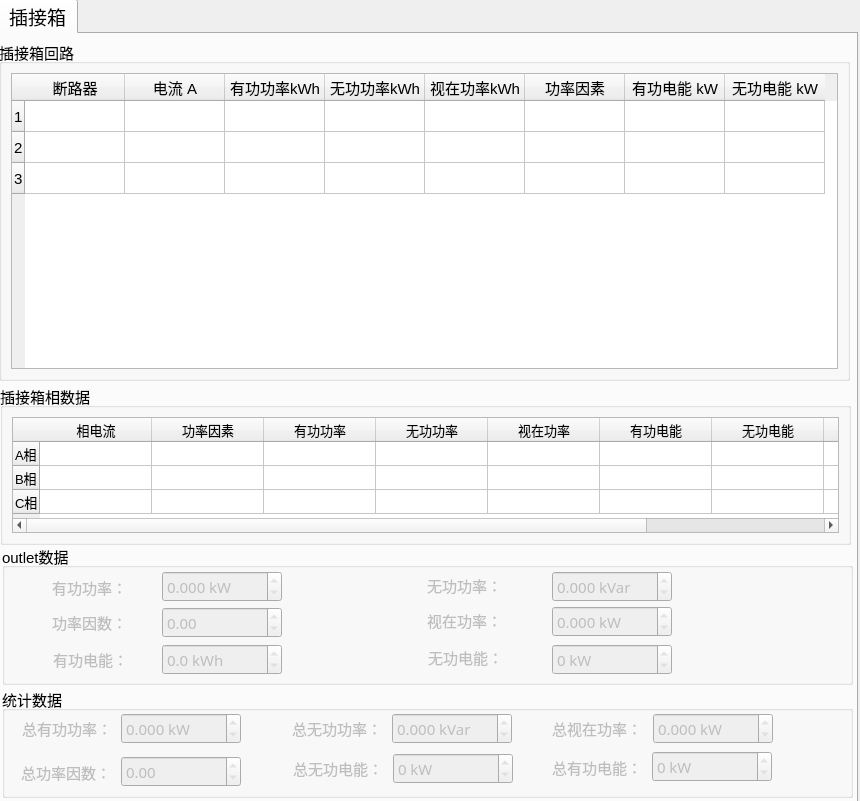
<?xml version="1.0" encoding="UTF-8"?>
<ui version="4.0">
 <class>box_ui</class>
 <widget class="QWidget" name="box_ui">
  <property name="geometry">
   <rect>
    <x>0</x>
    <y>0</y>
    <width>860</width>
    <height>801</height>
   </rect>
  </property>
  <property name="windowTitle">
   <string>Form</string>
  </property>
  <widget class="QTabWidget" name="tabWidget">
   <property name="geometry">
    <rect>
     <x>-3</x>
     <y>-1</y>
     <width>861</width>
     <height>830</height>
    </rect>
   </property>
   <property name="font">
    <font>
     <pointsize>14</pointsize>
    </font>
   </property>
   <property name="currentIndex">
    <number>0</number>
   </property>
   <widget class="QWidget" name="tab">
    <attribute name="title">
     <string>插接箱</string>
    </attribute>
    <widget class="QGroupBox" name="groupBox_8">
     <property name="geometry">
      <rect>
       <x>3</x>
       <y>653</y>
       <width>851</width>
       <height>111</height>
      </rect>
     </property>
     <property name="font">
      <font>
       <pointsize>11</pointsize>
      </font>
     </property>
     <property name="title">
      <string>统计数据</string>
     </property>
     <widget class="QLabel" name="cur_unbal_5">
      <property name="enabled">
       <bool>false</bool>
      </property>
      <property name="geometry">
       <rect>
        <x>370</x>
        <y>162</y>
        <width>135</width>
        <height>31</height>
       </rect>
      </property>
      <property name="minimumSize">
       <size>
        <width>0</width>
        <height>31</height>
       </size>
      </property>
      <property name="maximumSize">
       <size>
        <width>135</width>
        <height>16777215</height>
       </size>
      </property>
      <property name="font">
       <font>
        <family>微软雅黑</family>
        <pointsize>11</pointsize>
       </font>
      </property>
      <property name="layoutDirection">
       <enum>Qt::RightToLeft</enum>
      </property>
      <property name="autoFillBackground">
       <bool>false</bool>
      </property>
      <property name="text">
       <string>总视在电能：</string>
      </property>
      <property name="alignment">
       <set>Qt::AlignRight|Qt::AlignTrailing|Qt::AlignVCenter</set>
      </property>
     </widget>
     <widget class="QLabel" name="vol_unbal_5">
      <property name="enabled">
       <bool>false</bool>
      </property>
      <property name="geometry">
       <rect>
        <x>261</x>
        <y>66</y>
        <width>120</width>
        <height>31</height>
       </rect>
      </property>
      <property name="minimumSize">
       <size>
        <width>0</width>
        <height>31</height>
       </size>
      </property>
      <property name="font">
       <font>
        <family>微软雅黑</family>
        <pointsize>11</pointsize>
       </font>
      </property>
      <property name="layoutDirection">
       <enum>Qt::RightToLeft</enum>
      </property>
      <property name="text">
       <string>总无功电能：</string>
      </property>
      <property name="alignment">
       <set>Qt::AlignRight|Qt::AlignTrailing|Qt::AlignVCenter</set>
      </property>
     </widget>
     <widget class="QLabel" name="label_127">
      <property name="enabled">
       <bool>false</bool>
      </property>
      <property name="geometry">
       <rect>
        <x>250</x>
        <y>26</y>
        <width>130</width>
        <height>31</height>
       </rect>
      </property>
      <property name="minimumSize">
       <size>
        <width>0</width>
        <height>31</height>
       </size>
      </property>
      <property name="font">
       <font>
        <family>微软雅黑</family>
        <pointsize>11</pointsize>
       </font>
      </property>
      <property name="layoutDirection">
       <enum>Qt::RightToLeft</enum>
      </property>
      <property name="text">
       <string>总无功功率：</string>
      </property>
      <property name="alignment">
       <set>Qt::AlignRight|Qt::AlignTrailing|Qt::AlignVCenter</set>
      </property>
     </widget>
     <widget class="QDoubleSpinBox" name="totalReacEle">
      <property name="enabled">
       <bool>false</bool>
      </property>
      <property name="geometry">
       <rect>
        <x>391</x>
        <y>66</y>
        <width>120</width>
        <height>31</height>
       </rect>
      </property>
      <property name="minimumSize">
       <size>
        <width>120</width>
        <height>31</height>
       </size>
      </property>
      <property name="font">
       <font>
        <family>微软雅黑</family>
        <pointsize>11</pointsize>
       </font>
      </property>
      <property name="alignment">
       <set>Qt::AlignLeading|Qt::AlignLeft|Qt::AlignVCenter</set>
      </property>
      <property name="readOnly">
       <bool>true</bool>
      </property>
      <property name="buttonSymbols">
       <enum>QAbstractSpinBox::UpDownArrows</enum>
      </property>
      <property name="suffix">
       <string> kW</string>
      </property>
      <property name="decimals">
       <number>0</number>
      </property>
      <property name="maximum">
       <double>100.000000000000000</double>
      </property>
     </widget>
     <widget class="QLabel" name="label_128">
      <property name="enabled">
       <bool>false</bool>
      </property>
      <property name="geometry">
       <rect>
        <x>510</x>
        <y>26</y>
        <width>130</width>
        <height>31</height>
       </rect>
      </property>
      <property name="minimumSize">
       <size>
        <width>0</width>
        <height>31</height>
       </size>
      </property>
      <property name="font">
       <font>
        <family>微软雅黑</family>
        <pointsize>11</pointsize>
       </font>
      </property>
      <property name="layoutDirection">
       <enum>Qt::RightToLeft</enum>
      </property>
      <property name="text">
       <string>总视在功率：</string>
      </property>
      <property name="alignment">
       <set>Qt::AlignRight|Qt::AlignTrailing|Qt::AlignVCenter</set>
      </property>
     </widget>
     <widget class="QDoubleSpinBox" name="totalPA">
      <property name="enabled">
       <bool>false</bool>
      </property>
      <property name="geometry">
       <rect>
        <x>651</x>
        <y>26</y>
        <width>120</width>
        <height>31</height>
       </rect>
      </property>
      <property name="minimumSize">
       <size>
        <width>120</width>
        <height>31</height>
       </size>
      </property>
      <property name="font">
       <font>
        <family>微软雅黑</family>
        <pointsize>11</pointsize>
       </font>
      </property>
      <property name="alignment">
       <set>Qt::AlignLeading|Qt::AlignLeft|Qt::AlignVCenter</set>
      </property>
      <property name="readOnly">
       <bool>true</bool>
      </property>
      <property name="buttonSymbols">
       <enum>QAbstractSpinBox::UpDownArrows</enum>
      </property>
      <property name="suffix">
       <string> kW</string>
      </property>
      <property name="decimals">
       <number>3</number>
      </property>
      <property name="maximum">
       <double>100000000.000000000000000</double>
      </property>
     </widget>
     <widget class="QLabel" name="label_129">
      <property name="enabled">
       <bool>false</bool>
      </property>
      <property name="geometry">
       <rect>
        <x>9</x>
        <y>26</y>
        <width>101</width>
        <height>31</height>
       </rect>
      </property>
      <property name="minimumSize">
       <size>
        <width>0</width>
        <height>31</height>
       </size>
      </property>
      <property name="font">
       <font>
        <family>微软雅黑</family>
        <pointsize>11</pointsize>
       </font>
      </property>
      <property name="layoutDirection">
       <enum>Qt::RightToLeft</enum>
      </property>
      <property name="text">
       <string>总有功功率：</string>
      </property>
      <property name="alignment">
       <set>Qt::AlignRight|Qt::AlignTrailing|Qt::AlignVCenter</set>
      </property>
     </widget>
     <widget class="QDoubleSpinBox" name="powAct">
      <property name="enabled">
       <bool>false</bool>
      </property>
      <property name="geometry">
       <rect>
        <x>119</x>
        <y>26</y>
        <width>120</width>
        <height>31</height>
       </rect>
      </property>
      <property name="minimumSize">
       <size>
        <width>120</width>
        <height>31</height>
       </size>
      </property>
      <property name="font">
       <font>
        <family>微软雅黑</family>
        <pointsize>11</pointsize>
       </font>
      </property>
      <property name="alignment">
       <set>Qt::AlignLeading|Qt::AlignLeft|Qt::AlignVCenter</set>
      </property>
      <property name="readOnly">
       <bool>true</bool>
      </property>
      <property name="buttonSymbols">
       <enum>QAbstractSpinBox::UpDownArrows</enum>
      </property>
      <property name="suffix">
       <string> kW</string>
      </property>
      <property name="decimals">
       <number>3</number>
      </property>
      <property name="maximum">
       <double>100000000.000000000000000</double>
      </property>
     </widget>
     <widget class="QDoubleSpinBox" name="powReact">
      <property name="enabled">
       <bool>false</bool>
      </property>
      <property name="geometry">
       <rect>
        <x>390</x>
        <y>26</y>
        <width>120</width>
        <height>31</height>
       </rect>
      </property>
      <property name="minimumSize">
       <size>
        <width>120</width>
        <height>31</height>
       </size>
      </property>
      <property name="font">
       <font>
        <family>微软雅黑</family>
        <pointsize>11</pointsize>
       </font>
      </property>
      <property name="alignment">
       <set>Qt::AlignLeading|Qt::AlignLeft|Qt::AlignVCenter</set>
      </property>
      <property name="readOnly">
       <bool>true</bool>
      </property>
      <property name="buttonSymbols">
       <enum>QAbstractSpinBox::UpDownArrows</enum>
      </property>
      <property name="suffix">
       <string> kVar</string>
      </property>
      <property name="decimals">
       <number>3</number>
      </property>
      <property name="maximum">
       <double>100000000.000000000000000</double>
      </property>
     </widget>
     <widget class="QDoubleSpinBox" name="totalPf">
      <property name="enabled">
       <bool>false</bool>
      </property>
      <property name="geometry">
       <rect>
        <x>119</x>
        <y>69</y>
        <width>120</width>
        <height>31</height>
       </rect>
      </property>
      <property name="minimumSize">
       <size>
        <width>120</width>
        <height>31</height>
       </size>
      </property>
      <property name="font">
       <font>
        <family>微软雅黑</family>
        <pointsize>11</pointsize>
       </font>
      </property>
      <property name="alignment">
       <set>Qt::AlignLeading|Qt::AlignLeft|Qt::AlignVCenter</set>
      </property>
      <property name="readOnly">
       <bool>true</bool>
      </property>
      <property name="buttonSymbols">
       <enum>QAbstractSpinBox::UpDownArrows</enum>
      </property>
      <property name="decimals">
       <number>2</number>
      </property>
      <property name="maximum">
       <double>1.000000000000000</double>
      </property>
     </widget>
     <widget class="QDoubleSpinBox" name="totalEleact_2">
      <property name="enabled">
       <bool>false</bool>
      </property>
      <property name="geometry">
       <rect>
        <x>160</x>
        <y>147</y>
        <width>120</width>
        <height>31</height>
       </rect>
      </property>
      <property name="minimumSize">
       <size>
        <width>120</width>
        <height>31</height>
       </size>
      </property>
      <property name="font">
       <font>
        <family>微软雅黑</family>
        <pointsize>11</pointsize>
       </font>
      </property>
      <property name="alignment">
       <set>Qt::AlignLeading|Qt::AlignLeft|Qt::AlignVCenter</set>
      </property>
      <property name="readOnly">
       <bool>true</bool>
      </property>
      <property name="buttonSymbols">
       <enum>QAbstractSpinBox::UpDownArrows</enum>
      </property>
      <property name="suffix">
       <string> kWh</string>
      </property>
      <property name="decimals">
       <number>1</number>
      </property>
      <property name="maximum">
       <double>10000000000000000.000000000000000</double>
      </property>
     </widget>
     <widget class="QDoubleSpinBox" name="curUnbal_2">
      <property name="enabled">
       <bool>false</bool>
      </property>
      <property name="geometry">
       <rect>
        <x>550</x>
        <y>162</y>
        <width>120</width>
        <height>31</height>
       </rect>
      </property>
      <property name="minimumSize">
       <size>
        <width>120</width>
        <height>31</height>
       </size>
      </property>
      <property name="font">
       <font>
        <family>微软雅黑</family>
        <pointsize>11</pointsize>
       </font>
      </property>
      <property name="alignment">
       <set>Qt::AlignLeading|Qt::AlignLeft|Qt::AlignVCenter</set>
      </property>
      <property name="readOnly">
       <bool>true</bool>
      </property>
      <property name="buttonSymbols">
       <enum>QAbstractSpinBox::UpDownArrows</enum>
      </property>
      <property name="suffix">
       <string> kW</string>
      </property>
      <property name="decimals">
       <number>0</number>
      </property>
      <property name="maximum">
       <double>100.000000000000000</double>
      </property>
     </widget>
     <widget class="QLabel" name="label_130">
      <property name="enabled">
       <bool>false</bool>
      </property>
      <property name="geometry">
       <rect>
        <x>8</x>
        <y>70</y>
        <width>101</width>
        <height>31</height>
       </rect>
      </property>
      <property name="minimumSize">
       <size>
        <width>0</width>
        <height>31</height>
       </size>
      </property>
      <property name="font">
       <font>
        <family>微软雅黑</family>
        <pointsize>11</pointsize>
       </font>
      </property>
      <property name="layoutDirection">
       <enum>Qt::RightToLeft</enum>
      </property>
      <property name="text">
       <string>总功率因数：</string>
      </property>
      <property name="alignment">
       <set>Qt::AlignRight|Qt::AlignTrailing|Qt::AlignVCenter</set>
      </property>
     </widget>
     <widget class="QLabel" name="label_131">
      <property name="enabled">
       <bool>false</bool>
      </property>
      <property name="geometry">
       <rect>
        <x>25</x>
        <y>147</y>
        <width>101</width>
        <height>31</height>
       </rect>
      </property>
      <property name="minimumSize">
       <size>
        <width>0</width>
        <height>31</height>
       </size>
      </property>
      <property name="font">
       <font>
        <family>微软雅黑</family>
        <pointsize>11</pointsize>
       </font>
      </property>
      <property name="layoutDirection">
       <enum>Qt::RightToLeft</enum>
      </property>
      <property name="text">
       <string>总有功电能：</string>
      </property>
      <property name="alignment">
       <set>Qt::AlignRight|Qt::AlignTrailing|Qt::AlignVCenter</set>
      </property>
     </widget>
     <widget class="QDoubleSpinBox" name="totalEle">
      <property name="enabled">
       <bool>false</bool>
      </property>
      <property name="geometry">
       <rect>
        <x>650</x>
        <y>64</y>
        <width>120</width>
        <height>31</height>
       </rect>
      </property>
      <property name="minimumSize">
       <size>
        <width>120</width>
        <height>31</height>
       </size>
      </property>
      <property name="font">
       <font>
        <family>微软雅黑</family>
        <pointsize>11</pointsize>
       </font>
      </property>
      <property name="alignment">
       <set>Qt::AlignLeading|Qt::AlignLeft|Qt::AlignVCenter</set>
      </property>
      <property name="readOnly">
       <bool>true</bool>
      </property>
      <property name="buttonSymbols">
       <enum>QAbstractSpinBox::UpDownArrows</enum>
      </property>
      <property name="suffix">
       <string> kW</string>
      </property>
      <property name="decimals">
       <number>0</number>
      </property>
      <property name="maximum">
       <double>100.000000000000000</double>
      </property>
     </widget>
     <widget class="QLabel" name="vol_unbal_6">
      <property name="enabled">
       <bool>false</bool>
      </property>
      <property name="geometry">
       <rect>
        <x>520</x>
        <y>65</y>
        <width>120</width>
        <height>31</height>
       </rect>
      </property>
      <property name="minimumSize">
       <size>
        <width>0</width>
        <height>31</height>
       </size>
      </property>
      <property name="font">
       <font>
        <family>微软雅黑</family>
        <pointsize>11</pointsize>
       </font>
      </property>
      <property name="layoutDirection">
       <enum>Qt::RightToLeft</enum>
      </property>
      <property name="text">
       <string>总有功电能：</string>
      </property>
      <property name="alignment">
       <set>Qt::AlignRight|Qt::AlignTrailing|Qt::AlignVCenter</set>
      </property>
     </widget>
    </widget>
    <widget class="QGroupBox" name="groupBox_7">
     <property name="geometry">
      <rect>
       <x>0</x>
       <y>6</y>
       <width>851</width>
       <height>341</height>
      </rect>
     </property>
     <property name="font">
      <font>
       <pointsize>11</pointsize>
      </font>
     </property>
     <property name="title">
      <string>插接箱回路</string>
     </property>
     <layout class="QGridLayout" name="gridLayout">
      <item row="0" column="0">
       <widget class="QTableWidget" name="boxCirTab">
        <property name="sizePolicy">
         <sizepolicy hsizetype="Ignored" vsizetype="Ignored">
          <horstretch>0</horstretch>
          <verstretch>0</verstretch>
         </sizepolicy>
        </property>
        <property name="font">
         <font>
          <pointsize>11</pointsize>
         </font>
        </property>
        <property name="rowCount">
         <number>3</number>
        </property>
        <property name="columnCount">
         <number>8</number>
        </property>
        <attribute name="horizontalHeaderMinimumSectionSize">
         <number>41</number>
        </attribute>
        <attribute name="horizontalHeaderDefaultSectionSize">
         <number>100</number>
        </attribute>
        <attribute name="verticalHeaderMinimumSectionSize">
         <number>22</number>
        </attribute>
        <attribute name="verticalHeaderDefaultSectionSize">
         <number>31</number>
        </attribute>
        <row/>
        <row/>
        <row/>
        <column>
         <property name="text">
          <string>断路器</string>
         </property>
        </column>
        <column>
         <property name="text">
          <string>电流 A</string>
         </property>
        </column>
        <column>
         <property name="text">
          <string>有功功率kWh</string>
         </property>
        </column>
        <column>
         <property name="text">
          <string>无功功率kWh</string>
         </property>
        </column>
        <column>
         <property name="text">
          <string>视在功率kWh</string>
         </property>
        </column>
        <column>
         <property name="text">
          <string>功率因素</string>
         </property>
        </column>
        <column>
         <property name="text">
          <string>有功电能 kW</string>
         </property>
        </column>
        <column>
         <property name="text">
          <string>无功电能 kW</string>
         </property>
        </column>
       </widget>
      </item>
     </layout>
    </widget>
    <widget class="QGroupBox" name="groupBox_9">
     <property name="geometry">
      <rect>
       <x>3</x>
       <y>510</y>
       <width>851</width>
       <height>141</height>
      </rect>
     </property>
     <property name="font">
      <font>
       <pointsize>11</pointsize>
      </font>
     </property>
     <property name="title">
      <string>outlet数据</string>
     </property>
     <widget class="QLabel" name="vol_unbal_7">
      <property name="enabled">
       <bool>false</bool>
      </property>
      <property name="geometry">
       <rect>
        <x>381</x>
        <y>98</y>
        <width>120</width>
        <height>31</height>
       </rect>
      </property>
      <property name="minimumSize">
       <size>
        <width>0</width>
        <height>31</height>
       </size>
      </property>
      <property name="font">
       <font>
        <family>微软雅黑</family>
        <pointsize>11</pointsize>
       </font>
      </property>
      <property name="layoutDirection">
       <enum>Qt::RightToLeft</enum>
      </property>
      <property name="text">
       <string>无功电能：</string>
      </property>
      <property name="alignment">
       <set>Qt::AlignRight|Qt::AlignTrailing|Qt::AlignVCenter</set>
      </property>
     </widget>
     <widget class="QLabel" name="label_147">
      <property name="enabled">
       <bool>false</bool>
      </property>
      <property name="geometry">
       <rect>
        <x>370</x>
        <y>26</y>
        <width>130</width>
        <height>31</height>
       </rect>
      </property>
      <property name="minimumSize">
       <size>
        <width>0</width>
        <height>31</height>
       </size>
      </property>
      <property name="font">
       <font>
        <family>微软雅黑</family>
        <pointsize>11</pointsize>
       </font>
      </property>
      <property name="layoutDirection">
       <enum>Qt::RightToLeft</enum>
      </property>
      <property name="text">
       <string>无功功率：</string>
      </property>
      <property name="alignment">
       <set>Qt::AlignRight|Qt::AlignTrailing|Qt::AlignVCenter</set>
      </property>
     </widget>
     <widget class="QDoubleSpinBox" name="outReacEle">
      <property name="enabled">
       <bool>false</bool>
      </property>
      <property name="geometry">
       <rect>
        <x>550</x>
        <y>100</y>
        <width>120</width>
        <height>31</height>
       </rect>
      </property>
      <property name="minimumSize">
       <size>
        <width>120</width>
        <height>31</height>
       </size>
      </property>
      <property name="font">
       <font>
        <family>微软雅黑</family>
        <pointsize>11</pointsize>
       </font>
      </property>
      <property name="alignment">
       <set>Qt::AlignLeading|Qt::AlignLeft|Qt::AlignVCenter</set>
      </property>
      <property name="readOnly">
       <bool>true</bool>
      </property>
      <property name="buttonSymbols">
       <enum>QAbstractSpinBox::UpDownArrows</enum>
      </property>
      <property name="suffix">
       <string> kW</string>
      </property>
      <property name="decimals">
       <number>0</number>
      </property>
      <property name="maximum">
       <double>100.000000000000000</double>
      </property>
     </widget>
     <widget class="QLabel" name="label_148">
      <property name="enabled">
       <bool>false</bool>
      </property>
      <property name="geometry">
       <rect>
        <x>370</x>
        <y>61</y>
        <width>130</width>
        <height>31</height>
       </rect>
      </property>
      <property name="minimumSize">
       <size>
        <width>0</width>
        <height>31</height>
       </size>
      </property>
      <property name="font">
       <font>
        <family>微软雅黑</family>
        <pointsize>11</pointsize>
       </font>
      </property>
      <property name="layoutDirection">
       <enum>Qt::RightToLeft</enum>
      </property>
      <property name="text">
       <string>视在功率：</string>
      </property>
      <property name="alignment">
       <set>Qt::AlignRight|Qt::AlignTrailing|Qt::AlignVCenter</set>
      </property>
     </widget>
     <widget class="QDoubleSpinBox" name="outApp">
      <property name="enabled">
       <bool>false</bool>
      </property>
      <property name="geometry">
       <rect>
        <x>550</x>
        <y>62</y>
        <width>120</width>
        <height>31</height>
       </rect>
      </property>
      <property name="minimumSize">
       <size>
        <width>120</width>
        <height>31</height>
       </size>
      </property>
      <property name="font">
       <font>
        <family>微软雅黑</family>
        <pointsize>11</pointsize>
       </font>
      </property>
      <property name="alignment">
       <set>Qt::AlignLeading|Qt::AlignLeft|Qt::AlignVCenter</set>
      </property>
      <property name="readOnly">
       <bool>true</bool>
      </property>
      <property name="buttonSymbols">
       <enum>QAbstractSpinBox::UpDownArrows</enum>
      </property>
      <property name="suffix">
       <string> kW</string>
      </property>
      <property name="decimals">
       <number>3</number>
      </property>
      <property name="maximum">
       <double>100000000.000000000000000</double>
      </property>
     </widget>
     <widget class="QLabel" name="label_149">
      <property name="enabled">
       <bool>false</bool>
      </property>
      <property name="geometry">
       <rect>
        <x>24</x>
        <y>28</y>
        <width>101</width>
        <height>31</height>
       </rect>
      </property>
      <property name="minimumSize">
       <size>
        <width>0</width>
        <height>31</height>
       </size>
      </property>
      <property name="font">
       <font>
        <family>微软雅黑</family>
        <pointsize>11</pointsize>
       </font>
      </property>
      <property name="layoutDirection">
       <enum>Qt::RightToLeft</enum>
      </property>
      <property name="text">
       <string>有功功率：</string>
      </property>
      <property name="alignment">
       <set>Qt::AlignRight|Qt::AlignTrailing|Qt::AlignVCenter</set>
      </property>
     </widget>
     <widget class="QDoubleSpinBox" name="outPowAct">
      <property name="enabled">
       <bool>false</bool>
      </property>
      <property name="geometry">
       <rect>
        <x>160</x>
        <y>27</y>
        <width>120</width>
        <height>31</height>
       </rect>
      </property>
      <property name="minimumSize">
       <size>
        <width>120</width>
        <height>31</height>
       </size>
      </property>
      <property name="font">
       <font>
        <family>微软雅黑</family>
        <pointsize>11</pointsize>
       </font>
      </property>
      <property name="alignment">
       <set>Qt::AlignLeading|Qt::AlignLeft|Qt::AlignVCenter</set>
      </property>
      <property name="readOnly">
       <bool>true</bool>
      </property>
      <property name="buttonSymbols">
       <enum>QAbstractSpinBox::UpDownArrows</enum>
      </property>
      <property name="suffix">
       <string> kW</string>
      </property>
      <property name="decimals">
       <number>3</number>
      </property>
      <property name="maximum">
       <double>100000000.000000000000000</double>
      </property>
     </widget>
     <widget class="QDoubleSpinBox" name="outPowReact">
      <property name="enabled">
       <bool>false</bool>
      </property>
      <property name="geometry">
       <rect>
        <x>550</x>
        <y>27</y>
        <width>120</width>
        <height>31</height>
       </rect>
      </property>
      <property name="minimumSize">
       <size>
        <width>120</width>
        <height>31</height>
       </size>
      </property>
      <property name="font">
       <font>
        <family>微软雅黑</family>
        <pointsize>11</pointsize>
       </font>
      </property>
      <property name="alignment">
       <set>Qt::AlignLeading|Qt::AlignLeft|Qt::AlignVCenter</set>
      </property>
      <property name="readOnly">
       <bool>true</bool>
      </property>
      <property name="buttonSymbols">
       <enum>QAbstractSpinBox::UpDownArrows</enum>
      </property>
      <property name="suffix">
       <string> kVar</string>
      </property>
      <property name="decimals">
       <number>3</number>
      </property>
      <property name="maximum">
       <double>100000000.000000000000000</double>
      </property>
     </widget>
     <widget class="QDoubleSpinBox" name="outPf">
      <property name="enabled">
       <bool>false</bool>
      </property>
      <property name="geometry">
       <rect>
        <x>160</x>
        <y>63</y>
        <width>120</width>
        <height>31</height>
       </rect>
      </property>
      <property name="minimumSize">
       <size>
        <width>120</width>
        <height>31</height>
       </size>
      </property>
      <property name="font">
       <font>
        <family>微软雅黑</family>
        <pointsize>11</pointsize>
       </font>
      </property>
      <property name="alignment">
       <set>Qt::AlignLeading|Qt::AlignLeft|Qt::AlignVCenter</set>
      </property>
      <property name="readOnly">
       <bool>true</bool>
      </property>
      <property name="buttonSymbols">
       <enum>QAbstractSpinBox::UpDownArrows</enum>
      </property>
      <property name="decimals">
       <number>2</number>
      </property>
      <property name="maximum">
       <double>1.000000000000000</double>
      </property>
     </widget>
     <widget class="QDoubleSpinBox" name="outEle">
      <property name="enabled">
       <bool>false</bool>
      </property>
      <property name="geometry">
       <rect>
        <x>160</x>
        <y>100</y>
        <width>120</width>
        <height>31</height>
       </rect>
      </property>
      <property name="minimumSize">
       <size>
        <width>120</width>
        <height>31</height>
       </size>
      </property>
      <property name="font">
       <font>
        <family>微软雅黑</family>
        <pointsize>11</pointsize>
       </font>
      </property>
      <property name="alignment">
       <set>Qt::AlignLeading|Qt::AlignLeft|Qt::AlignVCenter</set>
      </property>
      <property name="readOnly">
       <bool>true</bool>
      </property>
      <property name="buttonSymbols">
       <enum>QAbstractSpinBox::UpDownArrows</enum>
      </property>
      <property name="suffix">
       <string> kWh</string>
      </property>
      <property name="decimals">
       <number>1</number>
      </property>
      <property name="maximum">
       <double>10000000000000000.000000000000000</double>
      </property>
     </widget>
     <widget class="QLabel" name="label_150">
      <property name="enabled">
       <bool>false</bool>
      </property>
      <property name="geometry">
       <rect>
        <x>24</x>
        <y>63</y>
        <width>101</width>
        <height>31</height>
       </rect>
      </property>
      <property name="minimumSize">
       <size>
        <width>0</width>
        <height>31</height>
       </size>
      </property>
      <property name="font">
       <font>
        <family>微软雅黑</family>
        <pointsize>11</pointsize>
       </font>
      </property>
      <property name="layoutDirection">
       <enum>Qt::RightToLeft</enum>
      </property>
      <property name="text">
       <string>功率因数：</string>
      </property>
      <property name="alignment">
       <set>Qt::AlignRight|Qt::AlignTrailing|Qt::AlignVCenter</set>
      </property>
     </widget>
     <widget class="QLabel" name="label_151">
      <property name="enabled">
       <bool>false</bool>
      </property>
      <property name="geometry">
       <rect>
        <x>25</x>
        <y>100</y>
        <width>101</width>
        <height>31</height>
       </rect>
      </property>
      <property name="minimumSize">
       <size>
        <width>0</width>
        <height>31</height>
       </size>
      </property>
      <property name="font">
       <font>
        <family>微软雅黑</family>
        <pointsize>11</pointsize>
       </font>
      </property>
      <property name="layoutDirection">
       <enum>Qt::RightToLeft</enum>
      </property>
      <property name="text">
       <string>有功电能：</string>
      </property>
      <property name="alignment">
       <set>Qt::AlignRight|Qt::AlignTrailing|Qt::AlignVCenter</set>
      </property>
     </widget>
     <widget class="QDoubleSpinBox" name="outAppEle">
      <property name="enabled">
       <bool>false</bool>
      </property>
      <property name="geometry">
       <rect>
        <x>551</x>
        <y>170</y>
        <width>120</width>
        <height>31</height>
       </rect>
      </property>
      <property name="minimumSize">
       <size>
        <width>120</width>
        <height>31</height>
       </size>
      </property>
      <property name="font">
       <font>
        <family>微软雅黑</family>
        <pointsize>11</pointsize>
       </font>
      </property>
      <property name="alignment">
       <set>Qt::AlignLeading|Qt::AlignLeft|Qt::AlignVCenter</set>
      </property>
      <property name="readOnly">
       <bool>true</bool>
      </property>
      <property name="buttonSymbols">
       <enum>QAbstractSpinBox::UpDownArrows</enum>
      </property>
      <property name="suffix">
       <string> kW</string>
      </property>
      <property name="decimals">
       <number>0</number>
      </property>
      <property name="maximum">
       <double>100.000000000000000</double>
      </property>
     </widget>
     <widget class="QLabel" name="cur_unbal_7">
      <property name="enabled">
       <bool>false</bool>
      </property>
      <property name="geometry">
       <rect>
        <x>371</x>
        <y>170</y>
        <width>135</width>
        <height>31</height>
       </rect>
      </property>
      <property name="minimumSize">
       <size>
        <width>0</width>
        <height>31</height>
       </size>
      </property>
      <property name="maximumSize">
       <size>
        <width>135</width>
        <height>16777215</height>
       </size>
      </property>
      <property name="font">
       <font>
        <family>微软雅黑</family>
        <pointsize>11</pointsize>
       </font>
      </property>
      <property name="layoutDirection">
       <enum>Qt::RightToLeft</enum>
      </property>
      <property name="autoFillBackground">
       <bool>false</bool>
      </property>
      <property name="text">
       <string>视在电能：</string>
      </property>
      <property name="alignment">
       <set>Qt::AlignRight|Qt::AlignTrailing|Qt::AlignVCenter</set>
      </property>
     </widget>
    </widget>
    <widget class="QGroupBox" name="boxPhaseTab1">
     <property name="geometry">
      <rect>
       <x>1</x>
       <y>350</y>
       <width>851</width>
       <height>161</height>
      </rect>
     </property>
     <property name="font">
      <font>
       <pointsize>11</pointsize>
      </font>
     </property>
     <property name="title">
      <string>插接箱相数据</string>
     </property>
     <layout class="QGridLayout" name="gridLayout_2">
      <item row="0" column="0">
       <widget class="QTableWidget" name="boxPhaseTab">
        <property name="font">
         <font>
          <pointsize>10</pointsize>
         </font>
        </property>
        <attribute name="horizontalHeaderMinimumSectionSize">
         <number>20</number>
        </attribute>
        <attribute name="horizontalHeaderDefaultSectionSize">
         <number>112</number>
        </attribute>
        <attribute name="verticalHeaderMinimumSectionSize">
         <number>10</number>
        </attribute>
        <attribute name="verticalHeaderDefaultSectionSize">
         <number>24</number>
        </attribute>
        <row>
         <property name="text">
          <string>A相</string>
         </property>
        </row>
        <row>
         <property name="text">
          <string>B相</string>
         </property>
        </row>
        <row>
         <property name="text">
          <string>C相</string>
         </property>
        </row>
        <column>
         <property name="text">
          <string>相电流</string>
         </property>
        </column>
        <column>
         <property name="text">
          <string>功率因素</string>
         </property>
        </column>
        <column>
         <property name="text">
          <string>有功功率</string>
         </property>
        </column>
        <column>
         <property name="text">
          <string>无功功率</string>
         </property>
        </column>
        <column>
         <property name="text">
          <string>视在功率</string>
         </property>
        </column>
        <column>
         <property name="text">
          <string>有功电能</string>
         </property>
        </column>
        <column>
         <property name="text">
          <string>无功电能</string>
         </property>
        </column>
        <column>
         <property name="text">
          <string>电流谐波</string>
         </property>
        </column>
        <column>
         <property name="text">
          <string>负载率</string>
         </property>
        </column>
       </widget>
      </item>
     </layout>
    </widget>
   </widget>
  </widget>
 </widget>
 <resources/>
 <connections/>
</ui>
